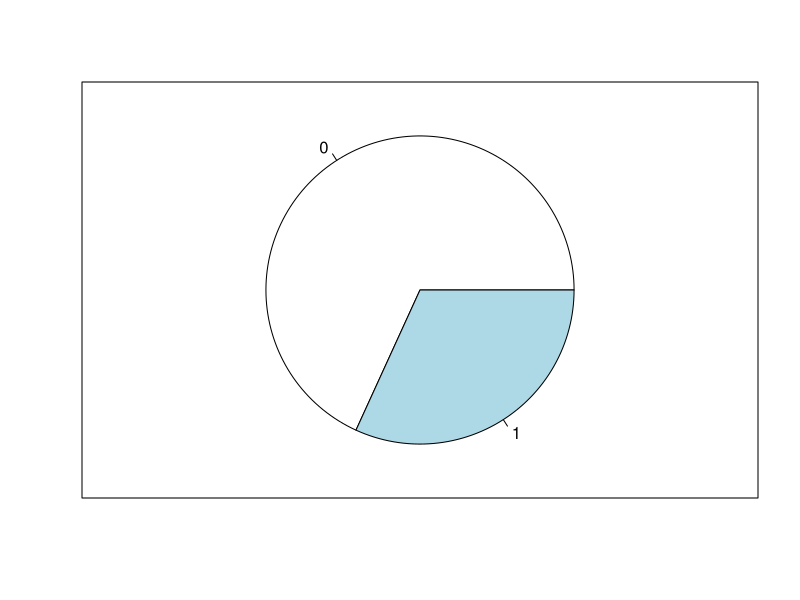

R code for this plot:
data = read.csv("daibetes.csv")
data

sapply(data,class)


# #Missing Values 
# data$Age = ifelse(is.na(data$Age),
#                             ave(data$Age, FUN = function(x) mean(x,na.rm=TRUE)),
#                                  data$Age )

data$Outcome = factor(data$Outcome,levels = c(0,1))
data$Outcome


#Split
library(caTools)
split = sample.split(Y = data$Outcome,SplitRatio = 0.80)
traindata = subset(data,split==TRUE)
testdata = subset(data,split==FALSE)


install.packages('caret')
library(e1071)
classifier = naiveBayes(x = traindata[,-9],y = traindata[,9])
y_pred = predict(classifier,testdata[,-9])
y_pred

pr = table(y_pred)
pr
pr1 = pr/nrow(data)
pie(pr1)
box()


cm = table(testdata[,9],y_pred)
cm
accuracy = sum(diag(cm))/sum(cm)
accuracy
library(caret)
confusionMatrix(cm)
